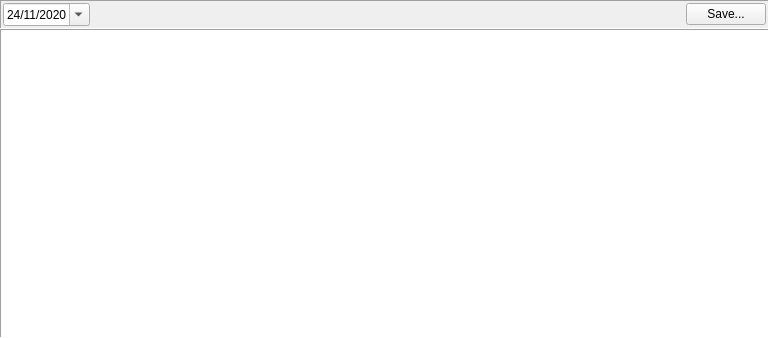
<?xml version="1.0" encoding="UTF-8"?>
<ui version="4.0">
 <class>TermDepositsReportWidget</class>
 <widget class="QWidget" name="TermDepositsReportWidget">
  <property name="geometry">
   <rect>
    <x>0</x>
    <y>0</y>
    <width>769</width>
    <height>338</height>
   </rect>
  </property>
  <property name="windowTitle">
   <string>Term deposits report</string>
  </property>
  <layout class="QVBoxLayout" name="verticalLayout">
   <property name="spacing">
    <number>0</number>
   </property>
   <property name="leftMargin">
    <number>0</number>
   </property>
   <property name="topMargin">
    <number>0</number>
   </property>
   <property name="rightMargin">
    <number>0</number>
   </property>
   <property name="bottomMargin">
    <number>0</number>
   </property>
   <item>
    <widget class="QFrame" name="ReportParamsFrame">
     <property name="frameShape">
      <enum>QFrame::Panel</enum>
     </property>
     <property name="frameShadow">
      <enum>QFrame::Sunken</enum>
     </property>
     <layout class="QGridLayout" name="gridLayout">
      <property name="leftMargin">
       <number>2</number>
      </property>
      <property name="topMargin">
       <number>2</number>
      </property>
      <property name="rightMargin">
       <number>2</number>
      </property>
      <property name="bottomMargin">
       <number>2</number>
      </property>
      <property name="spacing">
       <number>6</number>
      </property>
      <item row="0" column="1">
       <spacer name="ReportFrameSpacer">
        <property name="orientation">
         <enum>Qt::Horizontal</enum>
        </property>
        <property name="sizeHint" stdset="0">
         <size>
          <width>40</width>
          <height>20</height>
         </size>
        </property>
       </spacer>
      </item>
      <item row="0" column="2">
       <widget class="QPushButton" name="SaveButton">
        <property name="text">
         <string>Save...</string>
        </property>
       </widget>
      </item>
      <item row="0" column="0">
       <widget class="QDateEdit" name="DepositsDate">
        <property name="dateTime">
         <datetime>
          <hour>0</hour>
          <minute>0</minute>
          <second>0</second>
          <year>2020</year>
          <month>11</month>
          <day>24</day>
         </datetime>
        </property>
        <property name="displayFormat">
         <string>dd/MM/yyyy</string>
        </property>
        <property name="calendarPopup">
         <bool>true</bool>
        </property>
        <property name="timeSpec">
         <enum>Qt::UTC</enum>
        </property>
       </widget>
      </item>
     </layout>
    </widget>
   </item>
   <item>
    <widget class="TableViewWithFooter" name="ReportTableView">
     <property name="sizePolicy">
      <sizepolicy hsizetype="Expanding" vsizetype="Expanding">
       <horstretch>0</horstretch>
       <verstretch>4</verstretch>
      </sizepolicy>
     </property>
     <property name="frameShape">
      <enum>QFrame::Panel</enum>
     </property>
     <property name="frameShadow">
      <enum>QFrame::Sunken</enum>
     </property>
     <property name="editTriggers">
      <set>QAbstractItemView::NoEditTriggers</set>
     </property>
     <property name="alternatingRowColors">
      <bool>true</bool>
     </property>
     <property name="gridStyle">
      <enum>Qt::DotLine</enum>
     </property>
     <property name="wordWrap">
      <bool>false</bool>
     </property>
     <attribute name="verticalHeaderVisible">
      <bool>false</bool>
     </attribute>
     <attribute name="verticalHeaderMinimumSectionSize">
      <number>20</number>
     </attribute>
     <attribute name="verticalHeaderDefaultSectionSize">
      <number>20</number>
     </attribute>
    </widget>
   </item>
  </layout>
 </widget>
 <customwidgets>
  <customwidget>
   <class>TableViewWithFooter</class>
   <extends>QTableView</extends>
   <header>jal/widgets/custom/tableview_with_footer.h</header>
  </customwidget>
 </customwidgets>
 <resources/>
 <connections/>
</ui>
